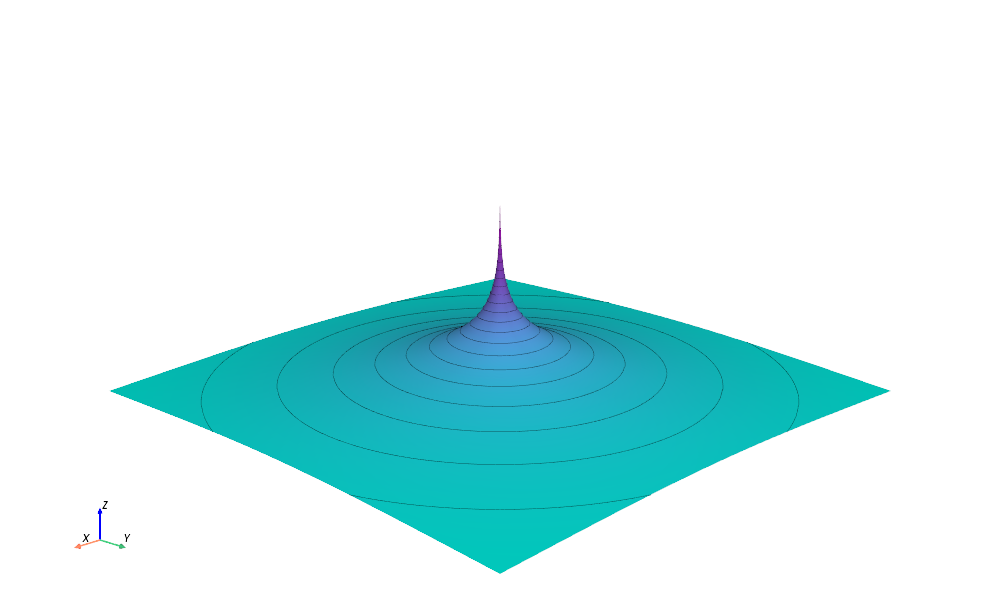

Here is the Python script that generated this plot:
import numpy as np
import pyvista as pv

# --- Konstanten ---
I = 1
epsilon_0 = 8.854e-12
c = 3e8

def Az(x, y):
	r = np.sqrt(x**2 + y**2)
	r[r == 0] = 1e-10
	return I / (2 * np.pi * epsilon_0 * c**2) * np.log(1/r)

# --- Gitter ---
x = np.linspace(-1, 1, 1000)
y = np.linspace(-1, 1, 1000)
X, Y = np.meshgrid(x, y)
Z = Az(X, Y) * 5e5

# --- StructuredGrid mit erhobener Fläche (z = A_z) ---
grid = pv.StructuredGrid()
grid.points = np.c_[X.ravel(), Y.ravel(), Z.ravel()]  # <-- z = A_z!
grid.dimensions = X.shape[0], X.shape[1], 1
grid["Az"] = Z.ravel()  # <-- Skalarfeld

# --- Isolinien auf der Fläche berechnen ---
n_contours = 25
contours = grid.contour(isosurfaces=n_contours, scalars="Az")  # ← jetzt passt's!

# --- Plotter ---
plotter = pv.Plotter(window_size=(1000, 600))
plotter.set_background("white")
plotter.renderer.SetBackgroundAlpha(0)

# --- Erhobene Fläche mit Farbverlauf ---
plotter.add_mesh(grid, scalars="Az", cmap="cool", show_scalar_bar=False, opacity=1.0)

# --- Isolinien auf der Fläche ---
plotter.add_mesh(contours, color="black", line_width=1)

# --- Ansicht ---
plotter.show_axes()
plotter.view_vector([2, 2, 0.9], viewup=[0, 0, 1])
plotter.camera.zoom(1.4)

# --- Screenshot ---
plotter.show(auto_close=False, interactive=False)
plotter.screenshot("A_z_surf_side.png", transparent_background=True)
plotter.close()
